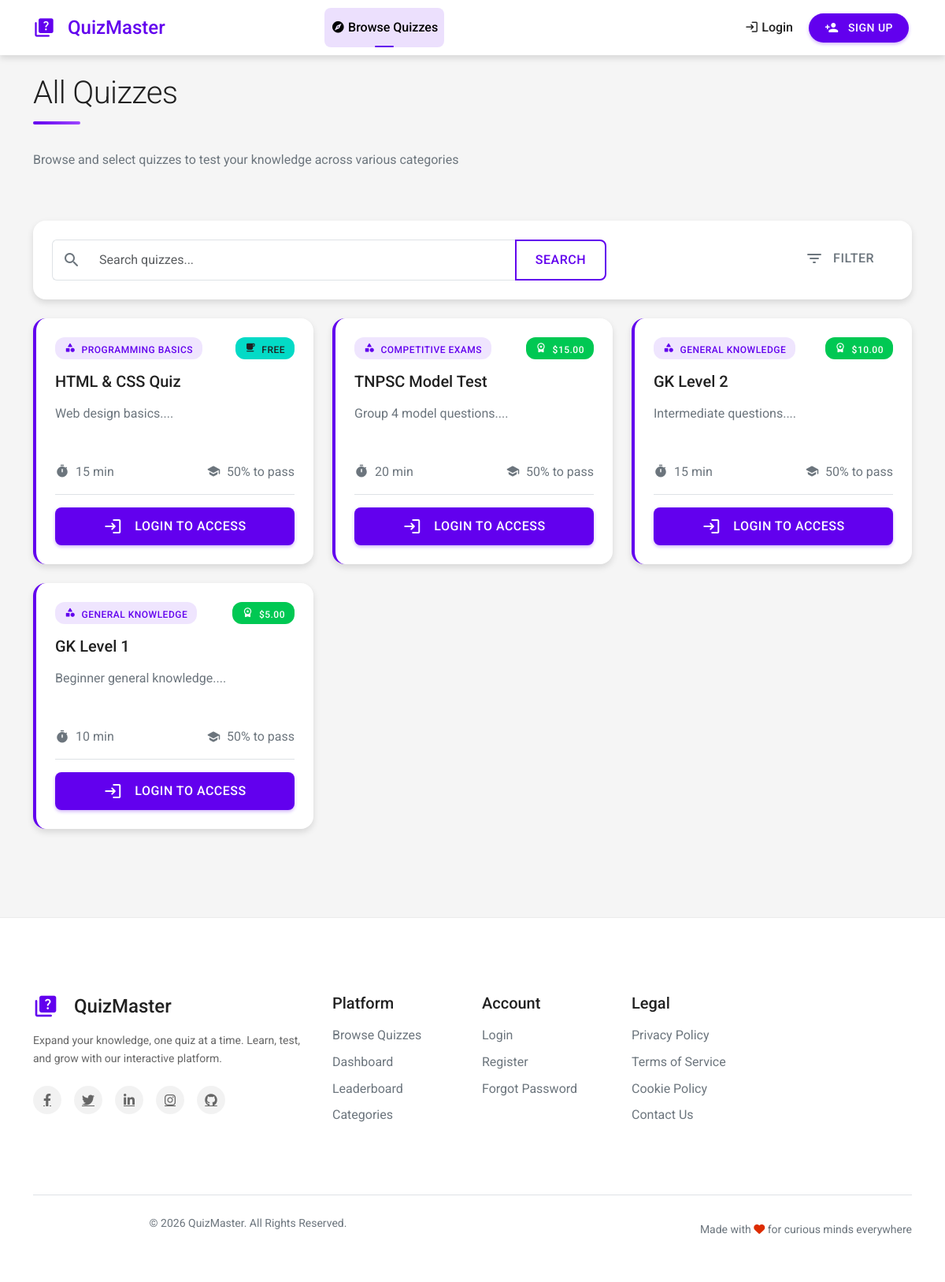
The app's page /user/quizzes.php with its own data.
### tables this page shows
CREATE TABLE `quizzes` (
  `id` int(11) NOT NULL,
  `category_id` int(11) NOT NULL,
  `title` varchar(200) NOT NULL,
  `description` text DEFAULT NULL,
  `price` decimal(10,2) DEFAULT 0.00,
  `time_limit` int(11) NOT NULL COMMENT 'In minutes',
  `total_marks` int(11) NOT NULL,
  `pass_percentage` int(11) NOT NULL DEFAULT 50,
  `status` enum('active','inactive') DEFAULT 'active',
  `created_at` timestamp NOT NULL DEFAULT current_timestamp(),
  `max_attempts` int(11) DEFAULT 0 COMMENT '0 for unlimited',
  `enable_certificate` tinyint(1) DEFAULT 0
);

CREATE TABLE `categories` (
  `id` int(11) NOT NULL,
  `name` varchar(100) NOT NULL,
  `description` text DEFAULT NULL,
  `status` enum('active','inactive') DEFAULT 'active',
  `created_at` timestamp NOT NULL DEFAULT current_timestamp()
);

### config/auth.php (called while the page is built, shortened)
<?php
function isLoggedIn() {
    return isset($_SESSION['user_id']);
}
?>

### user/quizzes.php (the view, shortened to what this page needs)
<?php
require_once 'includes/header.php';
$quizzes = $pdo->query("SELECT q.*, c.name as category_name FROM quizzes q JOIN categories c ON q.category_id = c.id WHERE q.status = 'active' ORDER BY q.id DESC")->fetchAll();
?>
<div class="row mb-5">
    <div class="col-12">
        <h1 class="dashboard-title">All Quizzes</h1>
        <p class="text-secondary">Browse and select quizzes to test your knowledge across various categories</p>
    </div>
</div>
<div class="card elevation-2 mb-4">
    <div class="card-body">
        <div class="row">
            <div class="col-md-8">
                <div class="input-group">
                    <span class="input-group-text bg-transparent border-end-0">
                        <i class="material-icons-round text-secondary">search</i>
                    </span>
                    <input type="text" class="form-control border-start-0" placeholder="Search quizzes..." id="searchInput">
                    <button class="btn btn-outline-primary" type="button" onclick="filterQuizzes()">
                        Search
                    </button>
                </div>
            </div>
            <div class="col-md-4 text-end">
                <div class="dropdown">
                    <button class="btn btn-outline-secondary dropdown-toggle" type="button" id="filterDropdown" data-bs-toggle="dropdown">
                        <i class="material-icons-round me-1">filter_list</i>
                        Filter
                    </button>
                </div>
            </div>
        </div>
    </div>
</div>
<div class="row" id="quizzesContainer">
    <?php if(count($quizzes) > 0): ?>
        <?php foreach($quizzes as $quiz): ?>
        <div class="col-xl-4 col-lg-6 col-md-6 mb-4 quiz-card-item">
            <div class="card quiz-card elevation-2 h-100">
                <div class="card-body d-flex flex-column">
                    <div class="d-flex justify-content-between align-items-start mb-3">
                        <span class="badge" style="background: rgba(98, 0, 238, 0.1); color: #6200ee;">
                            <i class="material-icons-round me-1" style="font-size: 14px;">category</i>
                            <?php echo htmlspecialchars($quiz['category_name']); ?>
                        </span>
                        <?php if($quiz['price'] > 0): ?>
                            <span class="badge bg-success">
                                <i class="material-icons-round me-1" style="font-size: 14px;">workspace_premium</i>
                                $<?php echo number_format($quiz['price'], 2); ?>
                            </span>
                        <?php else: ?>
                            <span class="badge bg-info">
                                <i class="material-icons-round me-1" style="font-size: 14px;">free_breakfast</i>
                                Free
                            </span>
                        <?php endif; ?>
                    </div>
                    <h5 class="quiz-title mb-3"><?php echo htmlspecialchars($quiz['title']); ?></h5>
                    <p class="quiz-description text-secondary flex-grow-1 mb-4">
                        <?php echo htmlspecialchars(substr($quiz['description'], 0, 120)); ?>...
                    </p>
                    <div class="quiz-meta d-flex justify-content-between align-items-center mb-3">
                        <div class="d-flex align-items-center">
                            <i class="material-icons-round me-2 text-secondary" style="font-size: 18px;">timer</i>
                            <span class="text-secondary"><?php echo $quiz['time_limit']; ?> min</span>
                        </div>
                        <div class="d-flex align-items-center">
                            <i class="material-icons-round me-2 text-secondary" style="font-size: 18px;">school</i>
                            <span class="text-secondary"><?php echo $quiz['pass_percentage']; ?>% to pass</span>
                        </div>
                    </div>
                    <div class="mt-auto pt-3 border-top">
                        <?php if(!isLoggedIn()): ?>
                            <a href="login.php" class="btn btn-primary w-100 d-flex align-items-center justify-content-center">
                                <i class="material-icons-round me-2">login</i>
                                Login to Access
                            </a>
                        <?php endif; ?>
                    </div>
                </div>
            </div>
        </div>
        <?php endforeach; ?>
    <?php endif; ?>
</div>
<?php require_once 'includes/footer.php'; ?>

### assets/css/style.css (style rules this page uses)
:root { --primary-color: #6200ee; --primary-light: #9d46ff; --primary-dark: #0a00b6; --secondary-color: #03dac6; --secondary-light: #66fff9; --secondary-dark: #00a896; --surface-color: #ffffff; --background-color: #f5f5f5; --error-color: #b00020; --success-color: #00c853; --warning-color: #ffab00; --text-primary: #212121; --text-secondary: #666666; --text-disabled: #9e9e9e; --border-radius: 8px; --border-radius-lg: 16px; --border-radius-xl: 24px; --shadow-1: 0 2px 4px rgba(0, 0, 0, 0.1); --shadow-2: 0 4px 8px rgba(0, 0, 0, 0.12); --shadow-3: 0 8px 16px rgba(0, 0, 0, 0.14); --shadow-4: 0 16px 32px rgba(0, 0, 0, 0.16); --transition: all 0.3s cubic-bezier(0.4, 0, 0.2, 1); }
* { margin: 0; padding: 0; box-sizing: border-box; }
body { font-family: 'Roboto', 'Segoe UI', Arial, sans-serif; background-color: var(--background-color); color: var(--text-primary); line-height: 1.6; -webkit-font-smoothing: antialiased; -moz-osx-font-smoothing: grayscale; }
h1, h2, h3, h4, h5, h6 { font-weight: 500; line-height: 1.2; margin-bottom: 1rem; }
h1 { font-size: 2.5rem; font-weight: 300; letter-spacing: -0.01562em; }
p { margin-bottom: 1rem; }
.card { background-color: var(--surface-color); border-radius: var(--border-radius-lg); box-shadow: var(--shadow-1); transition: var(--transition); border: none; overflow: hidden; margin-bottom: 1.5rem; }
.card-body { padding: 1.5rem; }
.quiz-card { border-left: 4px solid var(--primary-color); height: 100%; display: flex; flex-direction: column; }
.quiz-card .card-body { flex-grow: 1; display: flex; flex-direction: column; }
.quiz-card .quiz-title { font-size: 1.25rem; font-weight: 500; margin-bottom: 0.75rem; color: var(--text-primary); }
.quiz-card .quiz-meta { display: flex; align-items: center; flex-wrap: wrap; gap: 0.75rem; margin-bottom: 1rem; }
.quiz-card .badge { padding: 0.375rem 0.75rem; border-radius: 12px; font-weight: 500; font-size: 0.75rem; text-transform: uppercase; letter-spacing: 0.5px; }
.badge.bg-success { background-color: var(--success-color) !important; }
.badge.bg-info { background-color: var(--secondary-color) !important; color: var(--text-primary); }
.quiz-card .quiz-description { color: var(--text-secondary); flex-grow: 1; margin-bottom: 1.5rem; }
.btn { padding: 0.75rem 1.5rem; border-radius: var(--border-radius); border: none; font-weight: 500; text-transform: uppercase; letter-spacing: 0.5px; transition: var(--transition); cursor: pointer; display: inline-flex; align-items: center; justify-content: center; gap: 0.5rem; text-decoration: none; position: relative; overflow: hidden; }
.btn::after { content: ''; position: absolute; top: 50%; left: 50%; width: 5px; height: 5px; background: rgba(255, 255, 255, 0.5); opacity: 0; border-radius: 100%; transform: scale(1, 1) translate(-50%); transform-origin: 50% 50%; }
.btn-primary { background-color: var(--primary-color); color: white; box-shadow: 0 2px 4px rgba(98, 0, 238, 0.3); }
.btn-outline-primary { border: 2px solid var(--primary-color); color: var(--primary-color); background-color: transparent; }
.dashboard-title { position: relative; padding-bottom: 1rem; margin-bottom: 2rem; }
.dashboard-title::after { content: ''; position: absolute; bottom: 0; left: 0; width: 60px; height: 4px; background: linear-gradient(90deg, var(--primary-color), var(--primary-light)); border-radius: 2px; }
.fade-in { animation: fadeIn 0.6s ease forwards; }
.elevation-2 { box-shadow: var(--shadow-2); }
.text-secondary { color: var(--text-secondary); }
.mb-3 { margin-bottom: 1rem !important; }
.mb-4 { margin-bottom: 1.5rem !important; }
.mb-5 { margin-bottom: 3rem !important; }
.d-flex { display: flex; }
.align-items-center { align-items: center; }
.justify-content-between { justify-content: space-between; }
.flex-column { flex-direction: column; }
.flex-grow-1 { flex-grow: 1; }

### user/includes/header.php (style rules this page uses)
.material-icons-round { font-family: 'Material Icons Round'; font-weight: normal; font-style: normal; font-size: 24px; line-height: 1; letter-spacing: normal; text-transform: none; display: inline-block; white-space: nowrap; word-wrap: normal; direction: ltr; -webkit-font-smoothing: antialiased; -moz-osx-font-smoothing: grayscale; }

### records on screen
quizzes: category.name "PROGRAMMING BASICS", price 0 (drawn), title "HTML & CSS Quiz", description "Web design basics.", time_limit "15", pass_percentage "50"
quizzes: category.name "COMPETITIVE EXAMS", price "15.00", title "TNPSC Model Test", description "Group 4 model questions.", time_limit "20", pass_percentage "50"
quizzes: category.name "GENERAL KNOWLEDGE", price "10.00", title "GK Level 2", description "Intermediate questions.", time_limit "15", pass_percentage "50"
quizzes: category.name "GENERAL KNOWLEDGE", price "5.00", title "GK Level 1", description "Beginner general knowledge.", time_limit "10", pass_percentage "50"

### other values on screen
APP_NAME "QuizMaster"
